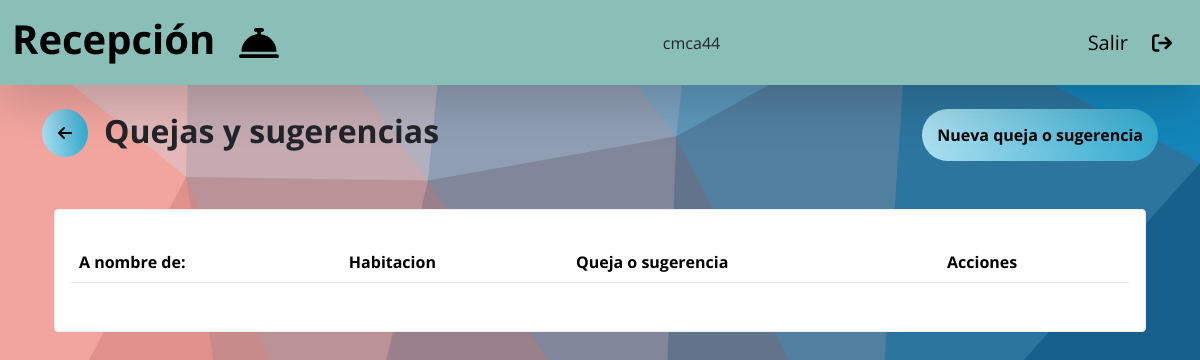
The page /csuggestion/ (signed in) on the database as committed earlier.
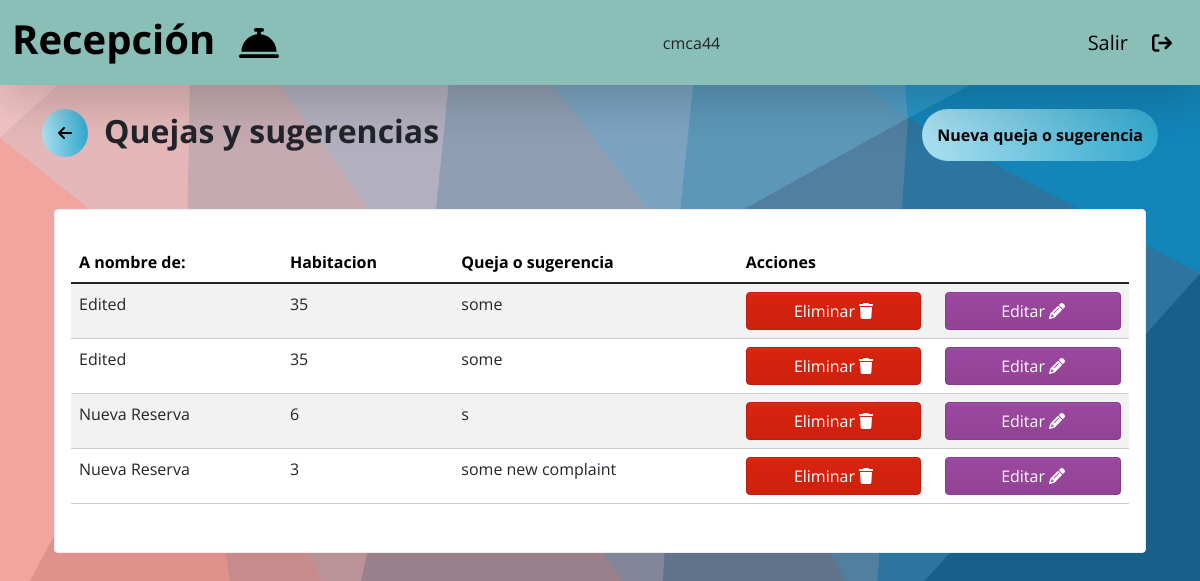
The same page on the database as committed later.
### main/models.py (models this page shows, shortened)
class QSugerencias(models.Model):
    name = models.ForeignKey(Reservacion, on_delete=models.CASCADE)
    roomNumber = models.ForeignKey(Habitacion, on_delete=models.CASCADE)
    info = models.CharField(max_length=500)
    doneResponse = models.BooleanField(default=False)
    response = models.CharField(max_length=500, default='')

class Reservacion(models.Model):
    name = models.CharField(max_length=50)
    lastName = models.CharField(max_length=50)
    entry_date = models.DateField()
    out_date = models.DateField()
    roomNumber = models.ForeignKey(Habitacion, on_delete=models.CASCADE)
    def __str__(self):
        return self.name

class Habitacion(models.Model):
    roomNumber = models.IntegerField(primary_key=True)
    dispo = models.BooleanField(default=True)
    def __str__(self):
        return self.roomNumber.__str__()

### main/views.py (the view)
# urls.py: path('csuggestion/', views.complaintSuggestion, name='csuggestions'),
@login_required
def complaintSuggestion(request):
    cs = QSugerencias.objects.all()
    context = {'cs': cs}
    return render(request, 'complaint_suggestions/csuggestions.html', context)

### main/templates/complaint_suggestions/csuggestions.html
{% extends 'base.html' %} {% load static %} {% block content %}
<section class="container pt-4">
  <div class="d-flex justify-content-between">
    <div class="d-flex align-items-center gap-3">
      <a
        href="{% url 'home' %}"
        class="text-decoration-none"
        style="color: black"
        ><i
          class="fa-solid fa-arrow-left rounded-circle p-3 back-arrow-button"
        ></i
      ></a>
      <h2 class="fw-bold">Quejas y sugerencias</h2>
    </div>
    <a
      href="{% url 'newCSuggestion' %}"
      class="text-decoration-none gbutton"
      >Nueva queja o sugerencia</a
    >
  </div>
  <section class="container my-5 w-100 w-md-75">
    <div class="card py-3">
      <div class="card-body">
        <table id="table_id" class="display table table-striped">
          <thead class="table-light">
            <tr>
              <th>A nombre de:</th>
              <th>Habitacion</th>
              <th>Queja o sugerencia</th>
              <th>Acciones</th>
            </tr>
          </thead>
          <tbody>
            {% for csdata in cs %}
            <tr>
              <td>{{csdata.name}}</td>
              <td>{{csdata.roomNumber}}</td>
              <td>{{csdata.info}}</td>
              <td>
                <div class="d-flex gap-4">
                  <a
                    href="{% url 'deleteCSuggestion' csdata.id %}"
                    class="btn btn-primary w-50"
                    >Eliminar
                    <i class="fa-solid fa-trash"></i>
                  </a>
                  <a
                    href="{% url 'editCSuggestion' csdata.id %}"
                    class="btn btn-danger w-50"
                    >Editar
                    <i class="fa-solid fa-pencil"></i>
                  </a>
                </div>
              </td>
            </tr>
            {% endfor %}
          </tbody>
        </table>
      </div>
    </div>
  </section>
</section>
{% endblock content %}

### main/templates/base.html (shortened to what this page needs)
{% load static %}
<!DOCTYPE html>
<html lang="en">
  <head>
    <link rel="stylesheet" href="{% static 'css/bootstrap.css' %}" />
    <link rel="stylesheet" href="{% static 'css/styles.css' %}" />
    <link
      rel="stylesheet"
      type="text/css"
      href="{% static 'plugins/data_tables/datatables.min.css' %}"
    />
  </head>
  <body>
    {% if request.user.is_authenticated %}
    <nav
      class="navbar navbar-expand-lg border-0 shadow-lg"
      style="background-color: #89bfb6; height: 85px"
    >
      <div class="container-fluid align-items-center">
        <a
          href="{% url 'home' %}"
          class="navbar-brand text-black d-flex align-items-center gap-4"
        >
          <h1 class="fw-bold">Recepción</h1>
          <i class="fa-solid fa-bell-concierge fa-2xl"></i>
        </a>
        {{request.user}}
        <a
          href="{% url 'logout' %}"
          class="navbar-brand text-black d-flex align-items-center gap-4"
        >
          <p class="m-0">Salir</p>
          <i class="fa-solid fa-arrow-right-from-bracket"></i>
        </a>
      </div>
    </nav>
    {% endif %} {% block content %} {% endblock content %}
  </body>
</html>

### main/static/css/styles.css (style rules this page uses)
body { background-image: url("../assets/bg_bggenerator_com_1.jpg"); background-position: center; background-repeat: no-repeat; background-size: cover; }
.gbutton { display: flex; align-items: center; justify-content: center; background-image: linear-gradient(to right, #aadfef, #33a9ce); border-radius: 50px; font-weight: 700; color: black; padding: 12px 15px; transition: all 0.4s; }
.back-arrow-button { background-image: linear-gradient(to right, #aadfef, #33a9ce); transition: all 0.4s; }

Rows that differ between the two databases and show on the page:
added QSugerencias: name "Edited", roomNumber "35", info "some"
added QSugerencias: name "Edited", roomNumber "35", info "some"
added QSugerencias: name "Nueva Reserva", roomNumber "6", info "s"
added QSugerencias: name "Nueva Reserva", roomNumber "3", info "some new complaint"
